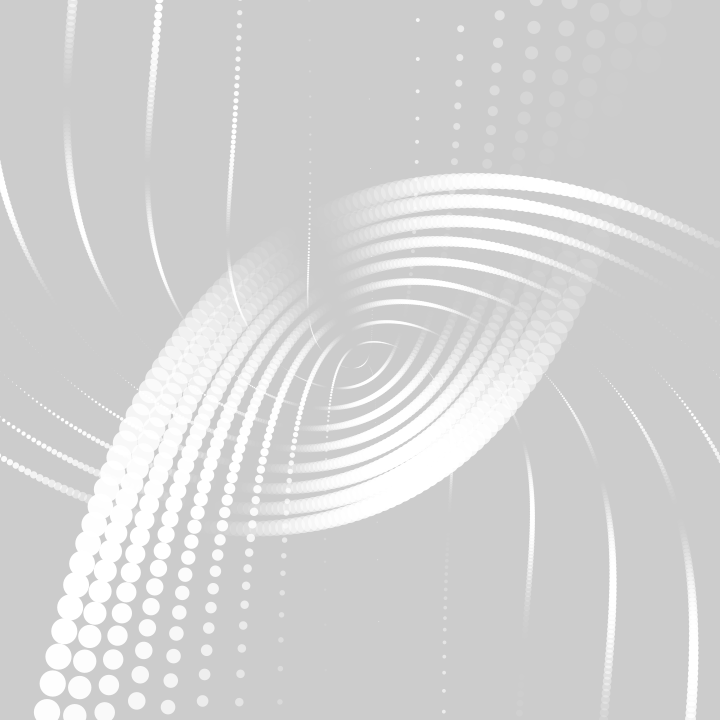
Frame 1 (no input)
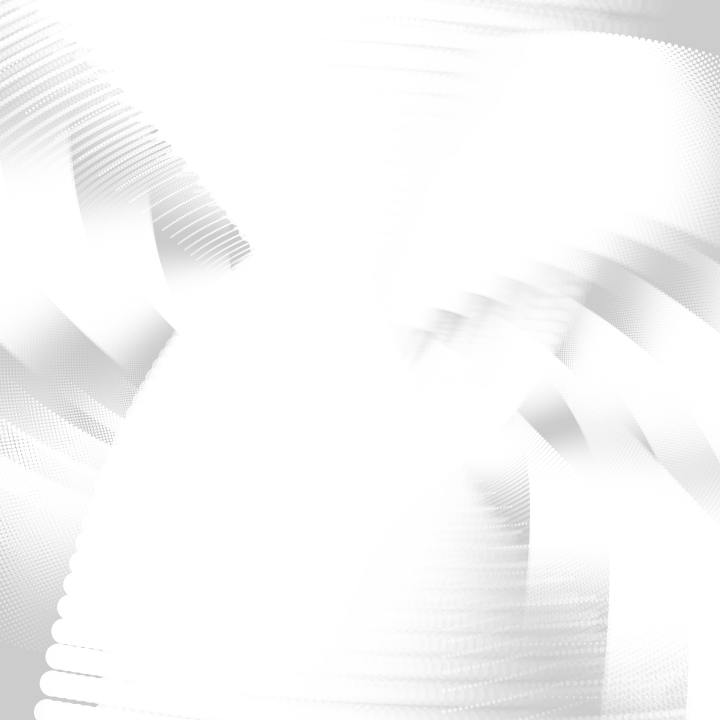
Frame 60 (the mouse pressed at the canvas centre just before this capture)
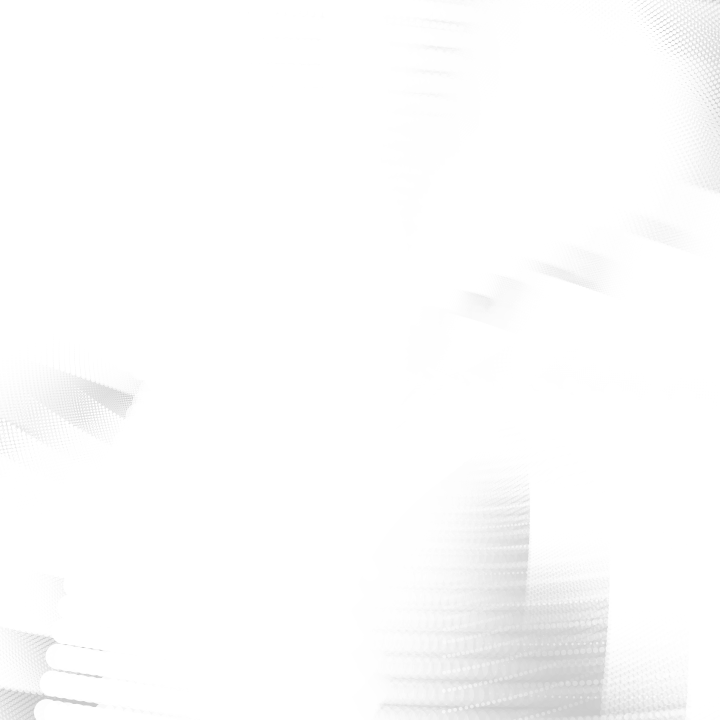
Frame 120 (the mouse held since frame 60 and released just before this capture)

The Processing sketch that drew these frames (run headless with seeded random() and noise(); from frame 60 on, the mouse is pressed at the canvas centre):

// Processing sketch: bit2atom_20210217c_occRollingPointSurface
// ── bit2atom_20210217c_occRollingPointSurface.pde
float t, r, c, R;
void setup() {
  size(720, 720);
  noStroke();
}
void draw() {
  clear();
  t+=.01;
  for (r=0; r<TAU*9; r+=.01) {
    fill(-1, sin(9*r-t*5)*128+128);
    circle(cos(r-t)*r*(9+tan(R=r-t*.02)*9)+360, sin(r-t)*r*(9+.005*tan(R)*999)+360, sin(R)*r/2);
  }
}
